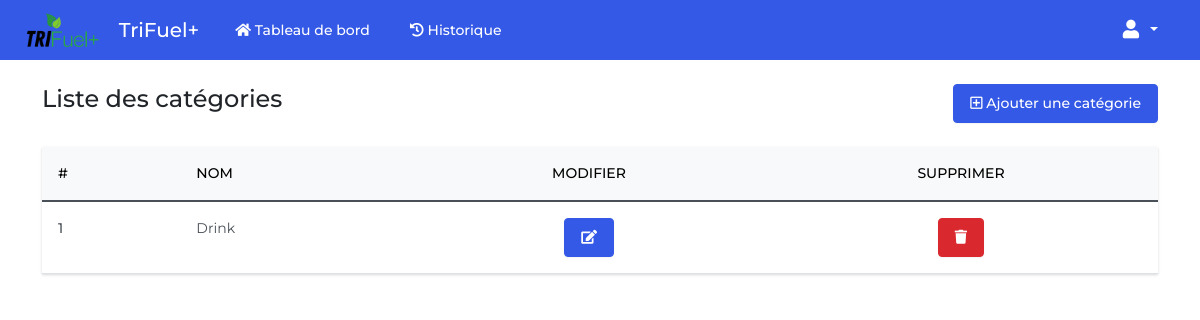
Before: /categories (signed in) with the older database file.
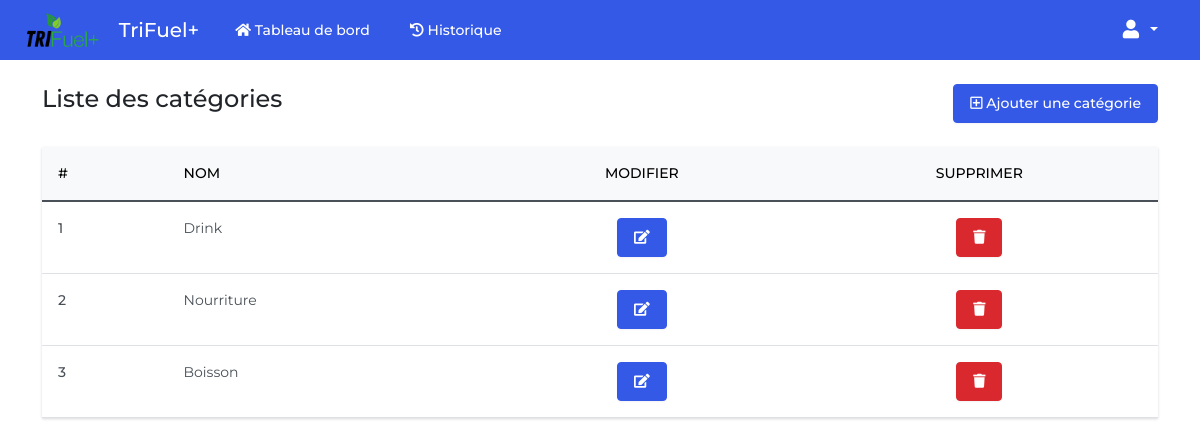
After: the same page with the newer database file.
### foodtracker/models.py (models this page shows, shortened)
class AlimentCategory(models.Model):
    name = models.CharField(max_length=255)
    class Meta:
        db_table = 'alimentcategories'

### foodtracker/views.py (the view)
# urls.py: path('categories', views.manage_categories, name='categories'),
@login_required
def manage_categories(request):
    categories = AlimentCategory.objects.all()
    return render(request, 'manage_categories.html', {
        'categories': categories,
    })

### templates/manage_categories.html (shortened to what this page needs)
{% extends 'base.html' %}
{% block body %}
<div class="mt-4 mb-4 d-flex align-items-center justify-content-between">
    <h4>Liste des catégories</h4>
    <a href="{% url 'category_add' %}" class="btn btn-primary">
        <i class='far fa-plus-square'></i>
        Ajouter une catégorie
    </a>
</div>
<table class="table caption-top">
    <thead class="table-light">
        <tr>
            <th scope="col">#</th>
            <th scope="col flex-grow-1">Nom</th>
            <th scope="col" class="text-center">Modifier</th>
            <th scope="col" class="text-center">Supprimer</th>
        </tr>
    </thead>
    <tbody>
        {% for cat in categories %}
        <tr>
            <th scope="row">{{ forloop.counter }}</th>
            <td scope="col flex-grow-1">{{ cat.name }}</td>
            <td class="text-center">
                <a class="btn btn-primary" href="{% url 'category_edit' pk=cat.id %}">
                    <i class='fas fa-edit'></i>
                </a>
            </td>
            <td class="text-center">
                <a class="btn btn-danger" href="{% url 'category_delete' pk=cat.id %}">
                    <i class="fas fa-solid fa-trash"></i>
                </a>
            </td>
        </tr>
        {% endfor %}
    </tbody>
</table>
{% endblock body %}

Changed rows visible on the page:
added AlimentCategory: name "Nourriture"
added AlimentCategory: name "Boisson"
